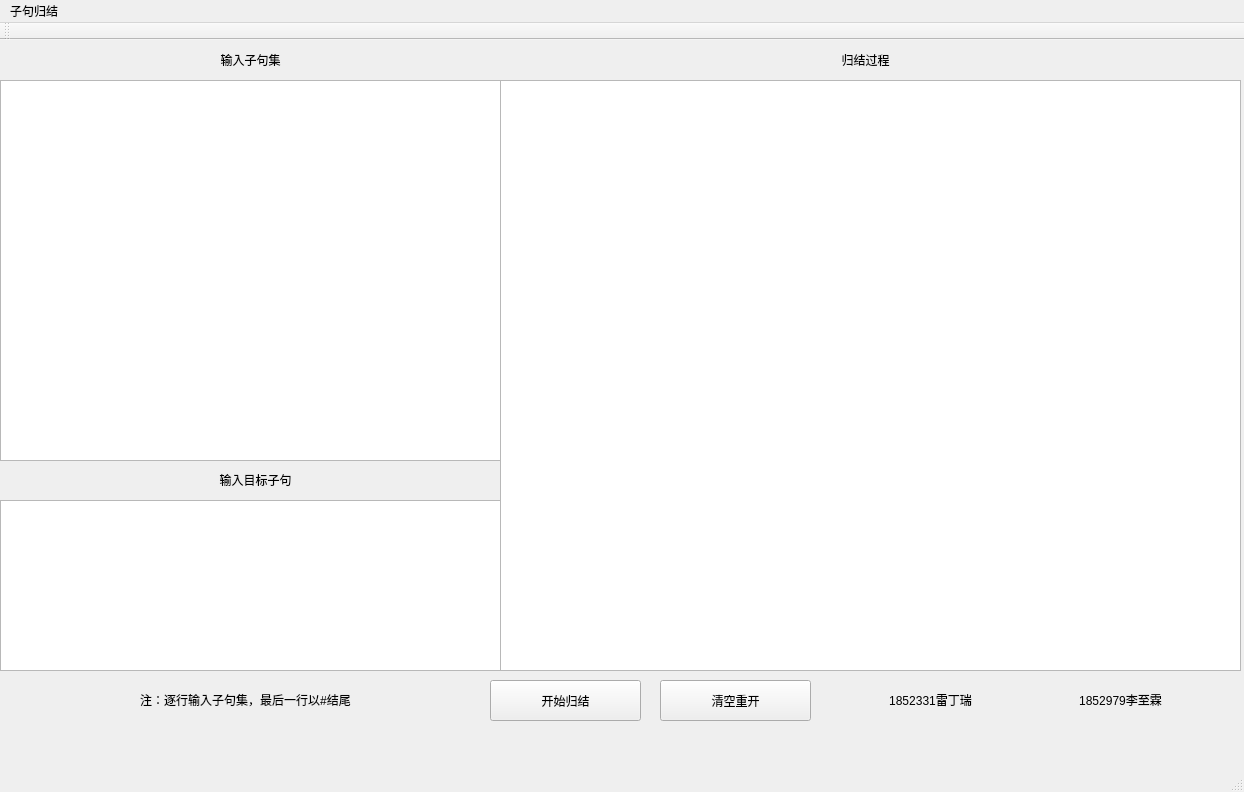
<?xml version="1.0" encoding="UTF-8"?>
<ui version="4.0">
 <class>QtWidgetsApplication1Class</class>
 <widget class="QMainWindow" name="QtWidgetsApplication1Class">
  <property name="geometry">
   <rect>
    <x>0</x>
    <y>0</y>
    <width>1244</width>
    <height>792</height>
   </rect>
  </property>
  <property name="windowTitle">
   <string>QtWidgetsApplication1</string>
  </property>
  <widget class="QWidget" name="centralWidget">
   <widget class="QTextEdit" name="textEdit">
    <property name="geometry">
     <rect>
      <x>0</x>
      <y>40</y>
      <width>501</width>
      <height>381</height>
     </rect>
    </property>
    <property name="html">
     <string>&lt;!DOCTYPE HTML PUBLIC &quot;-//W3C//DTD HTML 4.0//EN&quot; &quot;http://www.w3.org/TR/REC-html40/strict.dtd&quot;&gt;
&lt;html&gt;&lt;head&gt;&lt;meta name=&quot;qrichtext&quot; content=&quot;1&quot; /&gt;&lt;style type=&quot;text/css&quot;&gt;
p, li { white-space: pre-wrap; }
&lt;/style&gt;&lt;/head&gt;&lt;body style=&quot; font-family:'SimSun'; font-size:9pt; font-weight:400; font-style:normal;&quot;&gt;
&lt;p align=&quot;center&quot; style=&quot;-qt-paragraph-type:empty; margin-top:0px; margin-bottom:0px; margin-left:0px; margin-right:0px; -qt-block-indent:0; text-indent:0px;&quot;&gt;&lt;br /&gt;&lt;/p&gt;&lt;/body&gt;&lt;/html&gt;</string>
    </property>
   </widget>
   <widget class="QTextEdit" name="textEdit_2">
    <property name="geometry">
     <rect>
      <x>0</x>
      <y>460</y>
      <width>501</width>
      <height>171</height>
     </rect>
    </property>
    <property name="html">
     <string>&lt;!DOCTYPE HTML PUBLIC &quot;-//W3C//DTD HTML 4.0//EN&quot; &quot;http://www.w3.org/TR/REC-html40/strict.dtd&quot;&gt;
&lt;html&gt;&lt;head&gt;&lt;meta name=&quot;qrichtext&quot; content=&quot;1&quot; /&gt;&lt;style type=&quot;text/css&quot;&gt;
p, li { white-space: pre-wrap; }
&lt;/style&gt;&lt;/head&gt;&lt;body style=&quot; font-family:'SimSun'; font-size:9pt; font-weight:400; font-style:normal;&quot;&gt;
&lt;p align=&quot;center&quot; style=&quot;-qt-paragraph-type:empty; margin-top:0px; margin-bottom:0px; margin-left:0px; margin-right:0px; -qt-block-indent:0; text-indent:0px;&quot;&gt;&lt;br /&gt;&lt;/p&gt;&lt;/body&gt;&lt;/html&gt;</string>
    </property>
   </widget>
   <widget class="QTextBrowser" name="textBrowser">
    <property name="geometry">
     <rect>
      <x>500</x>
      <y>40</y>
      <width>741</width>
      <height>591</height>
     </rect>
    </property>
    <property name="html">
     <string>&lt;!DOCTYPE HTML PUBLIC &quot;-//W3C//DTD HTML 4.0//EN&quot; &quot;http://www.w3.org/TR/REC-html40/strict.dtd&quot;&gt;
&lt;html&gt;&lt;head&gt;&lt;meta name=&quot;qrichtext&quot; content=&quot;1&quot; /&gt;&lt;style type=&quot;text/css&quot;&gt;
p, li { white-space: pre-wrap; }
&lt;/style&gt;&lt;/head&gt;&lt;body style=&quot; font-family:'SimSun'; font-size:9pt; font-weight:400; font-style:normal;&quot;&gt;
&lt;p align=&quot;center&quot; style=&quot;-qt-paragraph-type:empty; margin-top:0px; margin-bottom:0px; margin-left:0px; margin-right:0px; -qt-block-indent:0; text-indent:0px;&quot;&gt;&lt;br /&gt;&lt;/p&gt;&lt;/body&gt;&lt;/html&gt;</string>
    </property>
   </widget>
   <widget class="QPushButton" name="pushButton">
    <property name="geometry">
     <rect>
      <x>490</x>
      <y>640</y>
      <width>151</width>
      <height>41</height>
     </rect>
    </property>
    <property name="text">
     <string>开始归结</string>
    </property>
   </widget>
   <widget class="QLabel" name="label">
    <property name="geometry">
     <rect>
      <x>830</x>
      <y>630</y>
      <width>201</width>
      <height>61</height>
     </rect>
    </property>
    <property name="text">
     <string>&lt;html&gt;&lt;head/&gt;&lt;body&gt;&lt;p align=&quot;center&quot;&gt;1852331雷丁瑞&lt;/p&gt;&lt;/body&gt;&lt;/html&gt;</string>
    </property>
   </widget>
   <widget class="QLabel" name="label_2">
    <property name="geometry">
     <rect>
      <x>1020</x>
      <y>630</y>
      <width>201</width>
      <height>61</height>
     </rect>
    </property>
    <property name="text">
     <string>&lt;html&gt;&lt;head/&gt;&lt;body&gt;&lt;p align=&quot;center&quot;&gt;1852979李至霖&lt;/p&gt;&lt;/body&gt;&lt;/html&gt;</string>
    </property>
   </widget>
   <widget class="QLabel" name="label_3">
    <property name="geometry">
     <rect>
      <x>190</x>
      <y>0</y>
      <width>121</width>
      <height>41</height>
     </rect>
    </property>
    <property name="text">
     <string>&lt;html&gt;&lt;head/&gt;&lt;body&gt;&lt;p align=&quot;center&quot;&gt;输入子句集&lt;/p&gt;&lt;/body&gt;&lt;/html&gt;</string>
    </property>
   </widget>
   <widget class="QLabel" name="label_4">
    <property name="geometry">
     <rect>
      <x>790</x>
      <y>0</y>
      <width>151</width>
      <height>41</height>
     </rect>
    </property>
    <property name="text">
     <string>&lt;html&gt;&lt;head/&gt;&lt;body&gt;&lt;p align=&quot;center&quot;&gt;归结过程&lt;/p&gt;&lt;/body&gt;&lt;/html&gt;</string>
    </property>
   </widget>
   <widget class="QLabel" name="label_5">
    <property name="geometry">
     <rect>
      <x>170</x>
      <y>420</y>
      <width>171</width>
      <height>41</height>
     </rect>
    </property>
    <property name="text">
     <string>&lt;html&gt;&lt;head/&gt;&lt;body&gt;&lt;p align=&quot;center&quot;&gt;输入目标子句&lt;/p&gt;&lt;/body&gt;&lt;/html&gt;</string>
    </property>
   </widget>
   <widget class="QLabel" name="label_6">
    <property name="geometry">
     <rect>
      <x>20</x>
      <y>630</y>
      <width>451</width>
      <height>61</height>
     </rect>
    </property>
    <property name="text">
     <string>&lt;html&gt;&lt;head/&gt;&lt;body&gt;&lt;p align=&quot;center&quot;&gt;注：逐行输入子句集，最后一行以#结尾&lt;/p&gt;&lt;/body&gt;&lt;/html&gt;</string>
    </property>
   </widget>
   <widget class="QPushButton" name="pushButton_2">
    <property name="geometry">
     <rect>
      <x>660</x>
      <y>640</y>
      <width>151</width>
      <height>41</height>
     </rect>
    </property>
    <property name="text">
     <string>清空重开</string>
    </property>
   </widget>
  </widget>
  <widget class="QMenuBar" name="menuBar">
   <property name="geometry">
    <rect>
     <x>0</x>
     <y>0</y>
     <width>1244</width>
     <height>22</height>
    </rect>
   </property>
   <widget class="QMenu" name="menu">
    <property name="title">
     <string>子句归结</string>
    </property>
   </widget>
   <addaction name="menu"/>
  </widget>
  <widget class="QToolBar" name="mainToolBar">
   <attribute name="toolBarArea">
    <enum>TopToolBarArea</enum>
   </attribute>
   <attribute name="toolBarBreak">
    <bool>false</bool>
   </attribute>
  </widget>
  <widget class="QStatusBar" name="statusBar"/>
 </widget>
 <layoutdefault spacing="6" margin="11"/>
 <resources>
  <include location="QtWidgetsApplication1.qrc"/>
 </resources>
 <connections/>
</ui>
